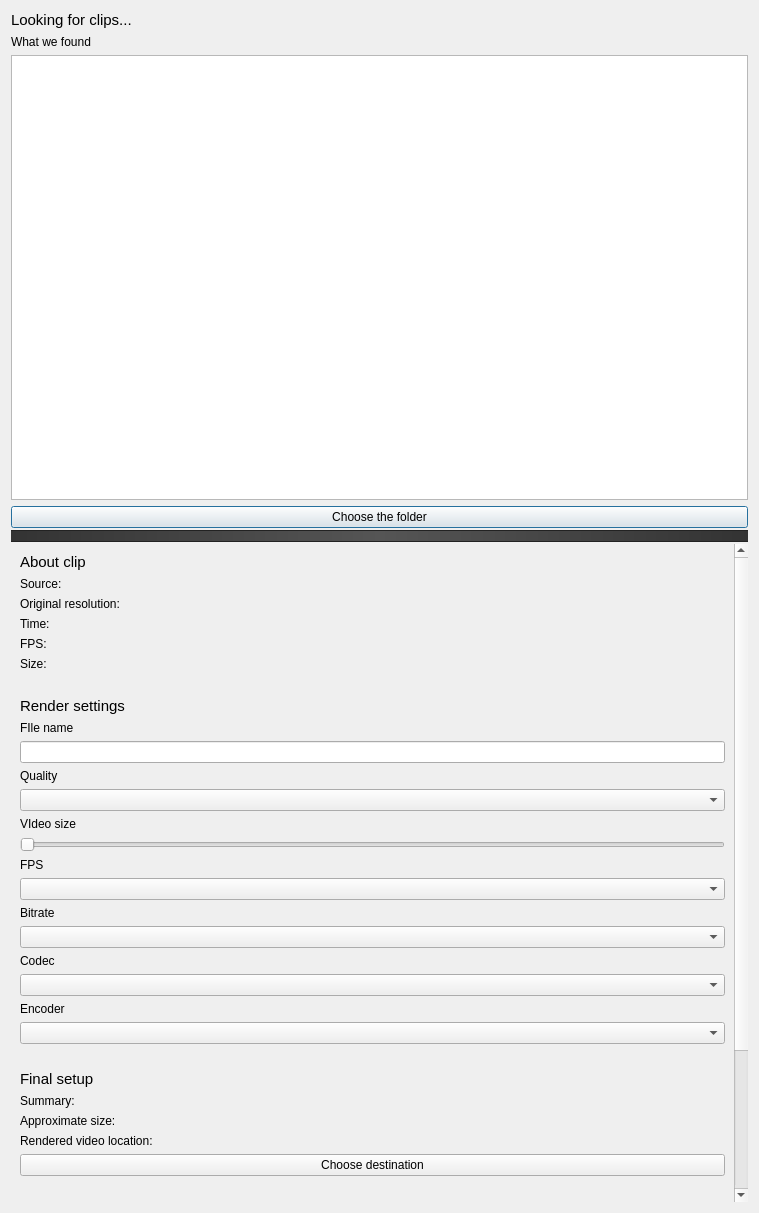
<?xml version="1.0" encoding="UTF-8"?>
<ui version="4.0">
 <class>Dialog</class>
 <widget class="QDialog" name="Dialog">
  <property name="geometry">
   <rect>
    <x>0</x>
    <y>0</y>
    <width>759</width>
    <height>1213</height>
   </rect>
  </property>
  <property name="windowTitle">
   <string>Dialog</string>
  </property>
  <layout class="QVBoxLayout" name="verticalLayout">
   <item>
    <widget class="QSplitter" name="main_splitter">
     <property name="styleSheet">
      <string notr="true">
        QSplitter::handle {
            background-color: qlineargradient(x1:0, y1:0, x2:1, y2:0, stop:0 #333, stop:0.5 #555, stop:1 #333);
            border-top: 1px solid #222;
            border-bottom: 1px solid #222;
            margin: 2px 0px;
        }
        QSplitter::handle:hover {
            background-color: #666;
        }
      </string>
     </property>
     <property name="orientation">
      <enum>Qt::Orientation::Vertical</enum>
     </property>
     <property name="handleWidth">
      <number>10</number>
     </property>
     <property name="childrenCollapsible">
      <bool>false</bool>
     </property>
     <widget class="QWidget" name="widget_top" native="true">
      <layout class="QVBoxLayout" name="verticalLayout_top">
       <item>
        <widget class="QLabel" name="label_13">
         <property name="font">
          <font>
           <pointsize>11</pointsize>
          </font>
         </property>
         <property name="text">
          <string>Looking for clips...</string>
         </property>
        </widget>
       </item>
       <item>
        <widget class="QLabel" name="label">
         <property name="text">
          <string>What we found</string>
         </property>
        </widget>
       </item>
       <item>
        <widget class="QTableWidget" name="table_clips"/>
       </item>
       <item>
        <widget class="QPushButton" name="btn_browse">
         <property name="text">
          <string>Choose the folder</string>
         </property>
        </widget>
       </item>
      </layout>
     </widget>
     <widget class="QScrollArea" name="scrollArea">
      <property name="frameShape">
       <enum>QFrame::Shape::NoFrame</enum>
      </property>
      <property name="widgetResizable">
       <bool>true</bool>
      </property>
      <widget class="QWidget" name="scrollAreaWidgetContents">
       <property name="geometry">
        <rect>
         <x>0</x>
         <y>-174</y>
         <width>729</width>
         <height>934</height>
        </rect>
       </property>
       <layout class="QGridLayout" name="gridLayout">
        <item row="23" column="0">
         <widget class="QLabel" name="label_9">
          <property name="text">
           <string/>
          </property>
         </widget>
        </item>
        <item row="5" column="0">
         <widget class="QLabel" name="label_size">
          <property name="text">
           <string>Size:</string>
          </property>
         </widget>
        </item>
        <item row="3" column="0">
         <widget class="QLabel" name="label_duration">
          <property name="text">
           <string>Time:</string>
          </property>
         </widget>
        </item>
        <item row="11" column="0">
         <widget class="QComboBox" name="combo_quality"/>
        </item>
        <item row="15" column="0">
         <widget class="QComboBox" name="combo_fps"/>
        </item>
        <item row="2" column="0">
         <widget class="QLabel" name="orig_res_label">
          <property name="text">
           <string>Original resolution:</string>
          </property>
         </widget>
        </item>
        <item row="19" column="0">
         <widget class="QComboBox" name="combo_codec"/>
        </item>
        <item row="6" column="0">
         <widget class="QLabel" name="label_3">
          <property name="text">
           <string/>
          </property>
         </widget>
        </item>
        <item row="26" column="0">
         <widget class="QLabel" name="label_approx_size">
          <property name="text">
           <string>Approximate size:</string>
          </property>
         </widget>
        </item>
        <item row="31" column="0">
         <widget class="QPushButton" name="btn_start">
          <property name="text">
           <string>Render</string>
          </property>
         </widget>
        </item>
        <item row="16" column="0">
         <widget class="QLabel" name="label_4">
          <property name="text">
           <string>Bitrate</string>
          </property>
         </widget>
        </item>
        <item row="13" column="0">
         <widget class="QSlider" name="size_slider">
          <property name="orientation">
           <enum>Qt::Orientation::Horizontal</enum>
          </property>
         </widget>
        </item>
        <item row="18" column="0">
         <widget class="QLabel" name="label_14">
          <property name="text">
           <string>Codec</string>
          </property>
         </widget>
        </item>
        <item row="32" column="0">
         <widget class="QPushButton" name="btn_pause">
          <property name="text">
           <string>Pause</string>
          </property>
         </widget>
        </item>
        <item row="17" column="0">
         <widget class="QComboBox" name="combo_bitrate"/>
        </item>
        <item row="33" column="0">
         <widget class="QPushButton" name="btn_cancel">
          <property name="text">
           <string>Cancel</string>
          </property>
         </widget>
        </item>
        <item row="28" column="0">
         <widget class="QPushButton" name="destination_button">
          <property name="text">
           <string>Choose destination</string>
          </property>
         </widget>
        </item>
        <item row="38" column="0">
         <widget class="QPushButton" name="btn_logs">
          <property name="text">
           <string>Open the LOG folder</string>
          </property>
         </widget>
        </item>
        <item row="14" column="0">
         <widget class="QLabel" name="label_5">
          <property name="text">
           <string>FPS</string>
          </property>
         </widget>
        </item>
        <item row="10" column="0">
         <widget class="QLabel" name="label_2">
          <property name="text">
           <string>Quality</string>
          </property>
         </widget>
        </item>
        <item row="24" column="0">
         <widget class="QLabel" name="label_11">
          <property name="font">
           <font>
            <pointsize>11</pointsize>
           </font>
          </property>
          <property name="text">
           <string>Final setup</string>
          </property>
         </widget>
        </item>
        <item row="36" column="0">
         <widget class="QLabel" name="label_status">
          <property name="text">
           <string>Ready</string>
          </property>
         </widget>
        </item>
        <item row="35" column="0">
         <widget class="QLabel" name="label_15">
          <property name="text">
           <string/>
          </property>
         </widget>
        </item>
        <item row="9" column="0">
         <widget class="QLineEdit" name="input_filename"/>
        </item>
        <item row="21" column="0">
         <widget class="QComboBox" name="combo_encoder"/>
        </item>
        <item row="20" column="0">
         <widget class="QLabel" name="label_6">
          <property name="text">
           <string>Encoder</string>
          </property>
         </widget>
        </item>
        <item row="1" column="0">
         <widget class="QLabel" name="source_label">
          <property name="text">
           <string>Source: </string>
          </property>
         </widget>
        </item>
        <item row="8" column="0">
         <widget class="QLabel" name="label_10">
          <property name="text">
           <string>FIle name</string>
          </property>
         </widget>
        </item>
        <item row="7" column="0">
         <widget class="QLabel" name="label_8">
          <property name="font">
           <font>
            <pointsize>11</pointsize>
           </font>
          </property>
          <property name="text">
           <string>Render settings</string>
          </property>
         </widget>
        </item>
        <item row="0" column="0">
         <widget class="QLabel" name="label_7">
          <property name="font">
           <font>
            <pointsize>11</pointsize>
           </font>
          </property>
          <property name="text">
           <string>About clip</string>
          </property>
         </widget>
        </item>
        <item row="37" column="0">
         <widget class="QProgressBar" name="progress_render">
          <property name="value">
           <number>0</number>
          </property>
         </widget>
        </item>
        <item row="25" column="0">
         <widget class="QLabel" name="label_summary">
          <property name="text">
           <string>Summary:</string>
          </property>
         </widget>
        </item>
        <item row="4" column="0">
         <widget class="QLabel" name="label_fps">
          <property name="text">
           <string>FPS:</string>
          </property>
         </widget>
        </item>
        <item row="27" column="0">
         <widget class="QLabel" name="label_location">
          <property name="text">
           <string>Rendered video location:</string>
          </property>
         </widget>
        </item>
        <item row="30" column="0">
         <widget class="QLabel" name="label_12">
          <property name="text">
           <string/>
          </property>
         </widget>
        </item>
        <item row="12" column="0">
         <widget class="QLabel" name="label_target_size">
          <property name="text">
           <string>VIdeo size</string>
          </property>
         </widget>
        </item>
       </layout>
      </widget>
     </widget>
    </widget>
   </item>
  </layout>
 </widget>
 <resources/>
 <connections/>
</ui>
